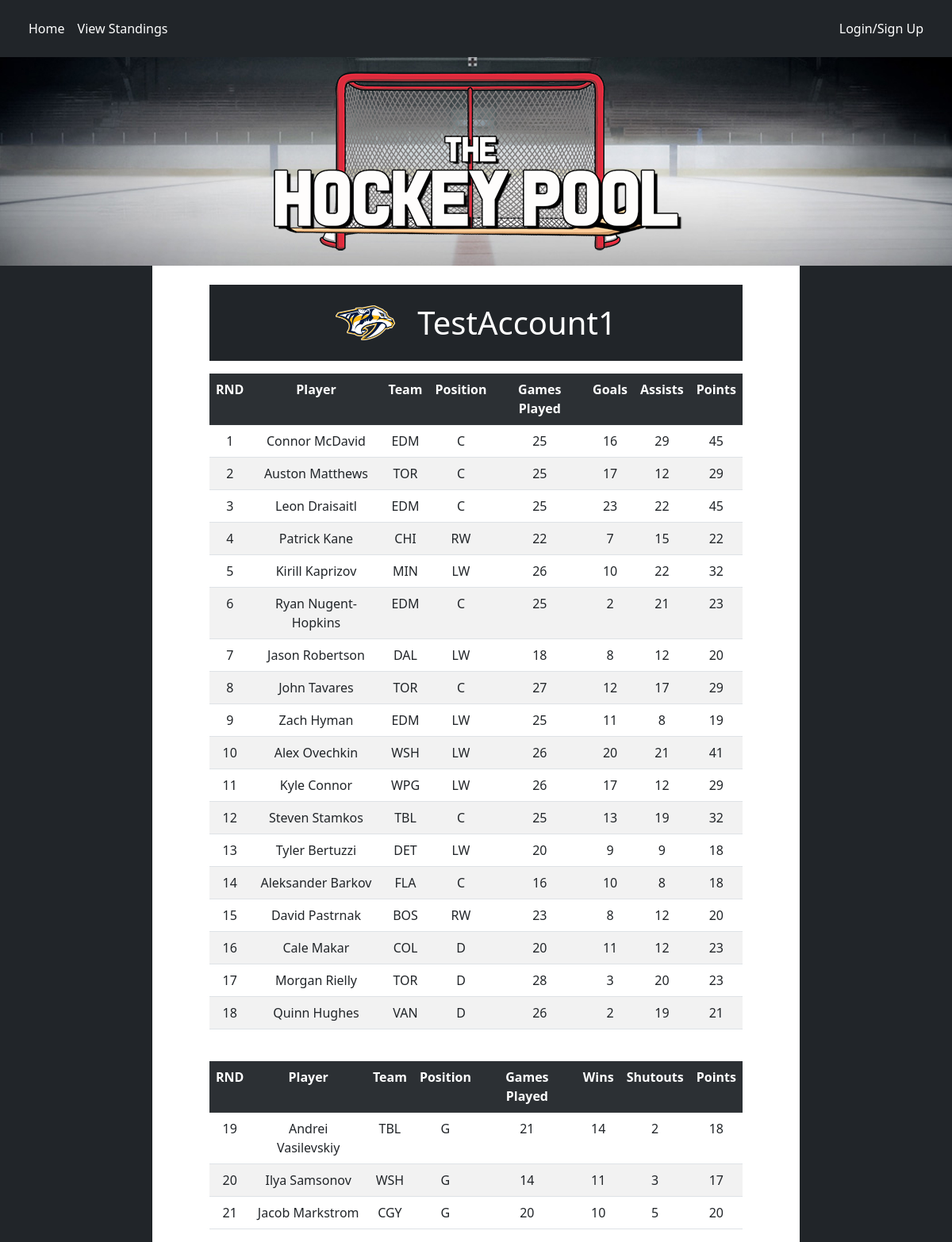
The app's page /teamStats/40 with its own data.
### tables this page shows
CREATE TABLE "poolTeams" (
	"teamID"	INTEGER NOT NULL,
	"teamName"	varchar(40) NOT NULL,
	"username"	varchar(30) NOT NULL,
	"player1"	INTEGER NOT NULL,
	"player2"	INTEGER NOT NULL,
	"player3"	INTEGER NOT NULL,
	"player4"	INTEGER NOT NULL,
	"player5"	INTEGER NOT NULL,
	"player6"	INTEGER NOT NULL,
	"player7"	INTEGER NOT NULL,
	"player8"	INTEGER NOT NULL,
	"player9"	INTEGER NOT NULL,
	"player10"	INTEGER NOT NULL,
	"player11"	INTEGER NOT NULL,
	"player12"	INTEGER NOT NULL,
	"player13"	INTEGER NOT NULL,
	"player14"	INTEGER NOT NULL,
	"player15"	INTEGER NOT NULL,
	"player16"	INTEGER NOT NULL,
	"player17"	INTEGER NOT NULL,
	"player18"	INTEGER NOT NULL,
	"player19"	INTEGER NOT NULL,
	"player20"	INTEGER NOT NULL,
	"player21"	INTEGER NOT NULL,
	"teamLogo"	TEXT NOT NULL,
	CONSTRAINT "poolTeams-fk-player15" FOREIGN KEY("player15") REFERENCES "players"("playerID"),
	CONSTRAINT "poolTeams-fk-player6" FOREIGN KEY("player6") REFERENCES "players"("playerID"),
	CONSTRAINT "poolTeams-fk-player11" FOREIGN KEY("player11") REFERENCES "players"("playerID"),
	CONSTRAINT "poolTeams-fk-player1" FOREIGN KEY("player1") REFERENCES "players"("playerID"),
	CONSTRAINT "poolTeams-fk-player3" FOREIGN KEY("player3") REFERENCES "players"("playerID"),
	CONSTRAINT "poolTeams-fk-player12" FOREIGN KEY("player12") REFERENCES "players"("playerID"),
	CONSTRAINT "poolTeams-fk-player20" FOREIGN KEY("player20") REFERENCES "players"("playerID"),
	CONSTRAINT "poolTeams-fk-users" FOREIGN KEY("username") REFERENCES "users"("username"),
	CONSTRAINT "poolTeams-fk-player13" FOREIGN KEY("player13") REFERENCES "players"("playerID"),
	CONSTRAINT "poolTeams-fk-player14" FOREIGN KEY("player14") REFERENCES "players"("playerID"),
	CONSTRAINT "poolTeams-fk-player18" FOREIGN KEY("player18") REFERENCES "players"("playerID"),
	CONSTRAINT "poolTeams-fk-player10" FOREIGN KEY("player10") REFERENCES "players"("playerID"),
	CONSTRAINT "poolTeams-fk-player9" FOREIGN KEY("player9") REFERENCES "players"("playerID"),
	CONSTRAINT "poolTeams-fk-player2" FOREIGN KEY("player2") REFERENCES "players"("playerID"),
	CONSTRAINT "poolTeams-fk-player5" FOREIGN KEY("player5") REFERENCES "players"("playerID"),
	CONSTRAINT "poolTeams-fk-player7" FOREIGN KEY("player7") REFERENCES "players"("playerID"),
	CONSTRAINT "poolTeams-fk-player19" FOREIGN KEY("player19") REFERENCES "players"("playerID"),
	CONSTRAINT "poolTeams-fk-player21" FOREIGN KEY("player21") REFERENCES "players"("playerID"),
	CONSTRAINT "poolTeams-fk-player4" FOREIGN KEY("player4") REFERENCES "players"("playerID"),
	CONSTRAINT "poolTeams-fk-player8" FOREIGN KEY("player8") REFERENCES "players"("playerID"),
	PRIMARY KEY("teamID" AUTOINCREMENT),
	CONSTRAINT "poolTeams-fk-player17" FOREIGN KEY("player17") REFERENCES "players"("playerID"),
	CONSTRAINT "poolTeams-fk-player16" FOREIGN KEY("player16") REFERENCES "players"("playerID")
);

CREATE TABLE "playerStats" (
	"playerID"	INT NOT NULL,
	"seasonID"	INT NOT NULL,
	"gamesPlayed"	INT NOT NULL DEFAULT 0,
	"goals"	INT NOT NULL DEFAULT 0,
	"assists"	INT NOT NULL DEFAULT 0,
	"points"	INT NOT NULL DEFAULT 0,
	"wins"	INT NOT NULL DEFAULT 0,
	"shutouts"	INT NOT NULL DEFAULT 0,
	PRIMARY KEY("playerID","seasonID"),
	CONSTRAINT "playerStats-fk-seasons" FOREIGN KEY("seasonID") REFERENCES "seasons"("seasonID"),
	CONSTRAINT "playerStats-fk-players" FOREIGN KEY("playerID") REFERENCES "players"("playerID")
);

CREATE TABLE "players" (
	"playerID"	INT NOT NULL,
	"teamID"	INT NOT NULL,
	"firstName"	varchar(40) NOT NULL,
	"lastName"	varchar(40) NOT NULL,
	"position"	char(2) NOT NULL,
	"blockID"	INTEGER NOT NULL,
	PRIMARY KEY("playerID"),
	CONSTRAINT "players-fk-nhlTeams" FOREIGN KEY("teamID") REFERENCES "nhlTeams"("teamID")
);

CREATE TABLE "nhlTeams" (
	"teamID"	INTEGER,
	"teamName"	varchar(40) NOT NULL,
	"abbreviation"	char(4) NOT NULL,
	PRIMARY KEY("teamID" AUTOINCREMENT)
);

### application.py (the view)
@app.route("/teamStats/<teamID>")
def teamStats(teamID):
    db.connect()
    poolTeamIDs = db.getPoolTeamIDs()
    if teamID in poolTeamIDs:
        team = teamID
    playerStats = []
    selectedTeam = db.getPoolTeamByID(teamID)
    for player in selectedTeam.roster:
        playerStats.append(db.getPlayerStatsToDisplayWithID(player))
    return render_template("teamStats.html", teamID=teamID, selectedTeam=selectedTeam, playerStats=playerStats,
                           username=getUserInfo(), permission=getUserPermission(), userTeamID=getUserTeamID())

### application.py (called while the page is built)
def userTeam():
    while (True):
        try:
            db.connect()
            username = None
            teamInPool = False
            if "username" in session:
                username = session["username"]
                if (db.checkForUserInPool(username)):
                    teamInPool = True
            return teamInPool
        except sqlite3.ProgrammingError:
            db.close()

def getUserTeamID():
    while (True):
        try:
            db.connect()
            username = None
            teamID = None
            if(userTeam()):
                username = session["username"]
                teamID = db.getUserPoolTeamID(username)
            return teamID
        except sqlite3.ProgrammingError:
            db.close()

def getUserInfo():
    username = None
    if "username" in session:
        username = session["username"]
    return username

def getUserPermission():
    permission = None
    if "permission" in session:
        permission = session["permission"]
    return permission

### db.py (called while the page is built, shortened)
def connect():
    global conn

def getPlayerStatsToDisplayWithID(playerID):
    sql = '''Select p.blockID, p.firstName, p.lastName, t.abbreviation, p.position, ps.gamesPlayed,
	            ps.goals, ps.assists, ps.points, ps.wins, ps.shutouts
             From playerStats ps join players p
	            on ps.playerID = p.playerID
	         join nhlTeams t
	            on p.teamID = t.teamID
             Where p.playerID = ?'''
    try:
        with closing(conn.cursor()) as c:
            c.execute(sql, (playerID,))
            result = c.fetchone()
        return result
    except sqlite3.OperationalError as e:
        print("Error: Database could not be read. Program closing")
        print(e)
        sys.exit()

def getPoolTeamIDs():
    sql = '''Select teamID from poolTeams'''
    try:
        with closing(conn.cursor()) as c:
            c.execute(sql)
            results = c.fetchall()
            teamIDs = []
            for result in results:
                teamIDs.append(result[0])
            print(teamIDs)
            return teamIDs
    except sqlite3.OperationalError as e:
        print("Error: Database could not be read. Program closing")
        print(e)

### poolTeams.py (called while the page is built)
    @property
    def teamName(self):
        return self.__teamName

    @property
    def roster(self):
        return self.__roster

    @property
    def teamLogo(self):
        return self.__teamLogo

### templates/teamStats.html (shortened to what this page needs)
{% extends "base.html" %}
{% block content%}
    <div class="justify-content-center aligns-items-center" style="max-width: 700px; text-align: center">
        <div id="heading" class="mt-4 p-4 bg-dark text-white aligns-items-center justify-content-center w-100" style="text-align: center; justify-content: center; margin: auto">
            <div class="aligns-items-center justify-content-center" style="display:inline-block; margin: auto">
                <img class="mx-auto" src="{{ url_for('static', filename='images/'+selectedTeam.teamLogo)}}" style="max-height:75px; max-width:75px; vertical-align: middle">
                <h1 class="ps-4" style="text-align:center; vertical-align: middle; margin: auto; display:inline-block">{{ selectedTeam.teamName }}</h1>
            </div>
        </div>
        <div class="pt-3">
            <table id="playerStats" class="table table-striped w-100" style="text-align:center">
                <tr class="table-dark"><th>RND</th><th>Player</th><th>Team</th><th>Position</th><th>Games Played</th><th>Goals</th>
                <th>Assists</th><th>Points</th></tr>
                {% for player in playerStats %}
                    {% if player[4] != "G" %}
                        <tr><td>{{player[0]}}</td><td>{{player[1] + " " + player[2]}}</td>
                            <td>{{player[3]}}</td><td>{{player[4]}}</td><td>{{player[5]}}</td>
                        <td>{{player[6]}}</td><td>{{player[7]}}</td><td>{{player[8]}}</td></tr>
                    {% endif %}
                {% endfor %}
            </table>
                <br>
            <table id="goalieStats" class="table table-striped w-100" style="text-align:center">
                <tr class="table-dark"><th>RND</th><th>Player</th><th>Team</th><th>Position</th><th>Games Played</th><th>Wins</th>
                <th>Shutouts</th><th>Points</th></tr>
                {% for player in playerStats %}
                    {% if player[4] == "G" %}
                        <tr><td>{{player[0]}}</td><td>{{player[1] + " " + player[2]}}</td>
                            <td>{{player[3]}}</td><td>{{player[4]}}</td><td>{{player[5]}}</td>
                        <td>{{player[9]}}</td><td>{{player[10]}}</td><td>{{player[9] + player[10]*2}}</td></tr>
                    {% endif %}
                {% endfor %}
            </table>
        </div>
    </div>
{% endblock %}

### records on screen
poolTeams: teamLogo (picture), teamName "TestAccount1"
playerStats: blockID "1", lastName "Connor McDavid", abbreviation "EDM", position "C", gamesPlayed "25", goals "16", assists "29", points "45"
playerStats: blockID "2", lastName "Auston Matthews", abbreviation "TOR", position "C", gamesPlayed "25", goals "17", assists "12", points "29"
playerStats: blockID "3", lastName "Leon Draisaitl", abbreviation "EDM", position "C", gamesPlayed "25", goals "23", assists "22", points "45"
playerStats: blockID "4", lastName "Patrick Kane", abbreviation "CHI", position "RW", gamesPlayed "22", goals "7", assists "15", points "22"
playerStats: blockID "5", lastName "Kirill Kaprizov", abbreviation "MIN", position "LW", gamesPlayed "26", goals "10", assists "22", points "32"
playerStats: blockID "6", lastName "Ryan Nugent-Hopkins", abbreviation "EDM", position "C", gamesPlayed "25", goals "2", assists "21", points "23"
playerStats: blockID "7", lastName "Jason Robertson", abbreviation "DAL", position "LW", gamesPlayed "18", goals "8", assists "12", points "20"
playerStats: blockID "8", lastName "John Tavares", abbreviation "TOR", position "C", gamesPlayed "27", goals "12", assists "17", points "29"
playerStats: blockID "9", lastName "Zach Hyman", abbreviation "EDM", position "LW", gamesPlayed "25", goals "11", assists "8", points "19"
playerStats: blockID "10", lastName "Alex Ovechkin", abbreviation "WSH", position "LW", gamesPlayed "26", goals "20", assists "21", points "41"
playerStats: blockID "11", lastName "Kyle Connor", abbreviation "WPG", position "LW", gamesPlayed "26", goals "17", assists "12", points "29"
playerStats: blockID "12", lastName "Steven Stamkos", abbreviation "TBL", position "C", gamesPlayed "25", goals "13", assists "19", points "32"
playerStats: blockID "13", lastName "Tyler Bertuzzi", abbreviation "DET", position "LW", gamesPlayed "20", goals "9", assists "9", points "18"
playerStats: blockID "14", lastName "Aleksander Barkov", abbreviation "FLA", position "C", gamesPlayed "16", goals "10", assists "8", points "18"
playerStats: blockID "15", lastName "David Pastrnak", abbreviation "BOS", position "RW", gamesPlayed "23", goals "8", assists "12", points "20"
playerStats: blockID "16", lastName "Cale Makar", abbreviation "COL", position "D", gamesPlayed "20", goals "11", assists "12", points "23"
playerStats: blockID "17", lastName "Morgan Rielly", abbreviation "TOR", position "D", gamesPlayed "28", goals "3", assists "20", points "23"
playerStats: blockID "18", lastName "Quinn Hughes", abbreviation "VAN", position "D", gamesPlayed "26", goals "2", assists "19", points "21"
playerStats: blockID "19", lastName "Andrei Vasilevskiy", abbreviation "TBL", position "G", gamesPlayed "21", wins "14", shutouts "2", player[9]+player[10]*2 "18"
playerStats: blockID "20", lastName "Ilya Samsonov", abbreviation "WSH", position "G", gamesPlayed "14", wins "11", shutouts "3", player[9]+player[10]*2 "17"
playerStats: blockID "21", lastName "Jacob Markstrom", abbreviation "CGY", position "G", gamesPlayed "20", wins "10", shutouts "5", player[9]+player[10]*2 "20"
